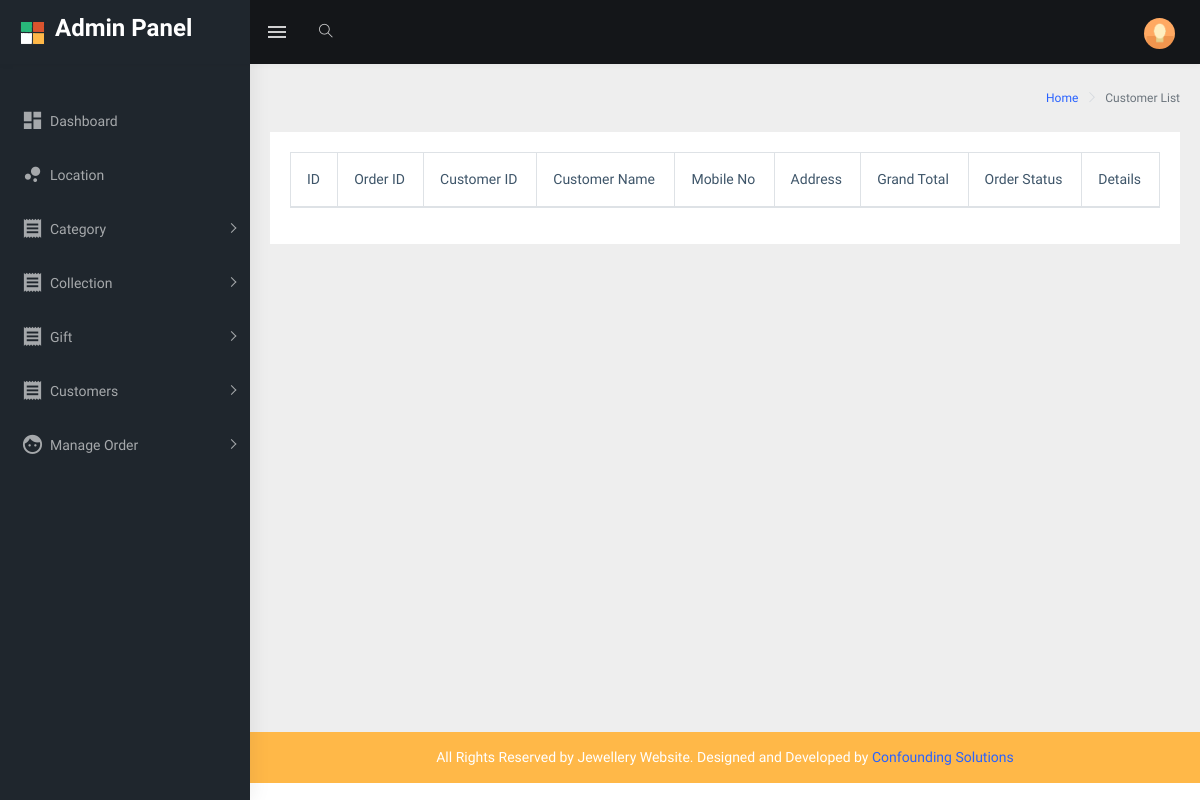
Page /admin/complete_order on the earlier database version.
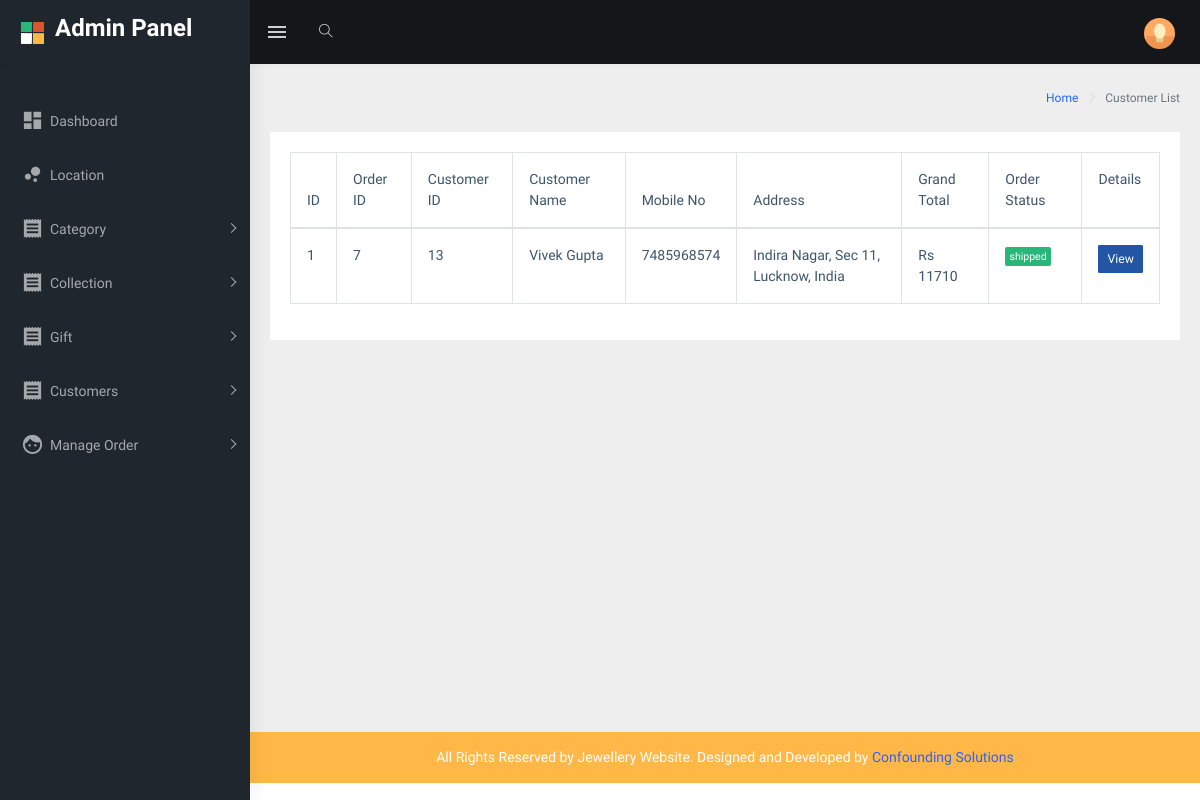
Same page on the later database version.
### tables this page shows
CREATE TABLE `orders` (
  `order_id` int(11) NOT NULL,
  `customer_id` varchar(55) NOT NULL,
  `customer_name` varchar(55) NOT NULL,
  `mobno` varchar(255) NOT NULL,
  `state` varchar(55) NOT NULL,
  `city` varchar(55) NOT NULL,
  `zipcode` varchar(55) NOT NULL,
  `address` varchar(255) NOT NULL,
  `grand_total` varchar(55) NOT NULL,
  `status` varchar(255) NOT NULL,
  `distributor` varchar(255) NOT NULL,
  `date` datetime NOT NULL DEFAULT CURRENT_TIMESTAMP
);

### application/controllers/Admin.php (called while the page is built, shortened)
<?php
class Admin extends CI_Controller {
	public function __construct()
	{
		$this->load->model('Admin_model','model');
	}
	public function complete_order()
	{
		$data['order']=$this->model->getCompleteOrder();
		$this->load->view('admin/header');
		$this->load->view('admin/sidebar');
		$this->load->view('admin/complete_order',$data);
		$this->load->view('admin/footer');
	}
}

### index.php (called while the page is built, shortened)
<?php
require_once BASEPATH.'core/CodeIgniter.php';

### application/models/Admin_model.php (called while the page is built, shortened)
<?php
class Admin_model extends CI_model
{
	public function getCompleteOrder()
	{
		$this->db->order_by('order_id','DESC');
		return $this->db->get_where('orders',array('status'=>'shipped'))->result();
	}
}
?>

### application/views/admin/complete_order.php (the view, shortened to what this page needs)
<div class="page-wrapper">
            <div class="page-breadcrumb">
                <div class="row">
                    <div class="col-12 d-flex no-block align-items-center">
                        <div class="ml-auto text-right">
                            <nav aria-label="breadcrumb">
                                <ol class="breadcrumb">
                                    <li class="breadcrumb-item"><a href="#">Home</a></li>
                                    <li class="breadcrumb-item active" aria-current="page">Customer List</li>
                                </ol>
                            </nav>
                        </div>
                    </div>
                </div>
            </div>
            <div class="container-fluid">
                <div class="row">
                    <div class="col-12">
                        <div class="card">
                            <div class="card-body">
                                <div class="table-responsive">
                                    <table id="zero_config" class="table table-hover table-bordered">
                                        <thead>
                                            <tr>
                                                <th>ID</th>
                                                <th>Order ID</th>
                                                <th>Customer ID</th>
                                                <th>Customer Name</th>
                                                <th>Mobile No</th>
                                                 <th>Address</th>
                                                <th>Grand Total</th>
                                                <th>Order Status</th>
                                                <td>Details</td>
                                            </tr>
                                        </thead>
                                        <tbody>
                                            <?php
                                            $i=1;
                                            foreach ($order as $key): ?>
                                              <tr>
                                                <td><?php echo $i; ?></td>
                                                <td><?php echo $key->order_id; ?></td>
                                                <td><?php echo $key->customer_id; ?></td>
                                                <td><?php echo $key->customer_name; ?></td>
                                                <td><?php echo $key->mobno; ?></td>
                                                <td><?php echo $key->address; ?></td>
                                                <td><?php echo 'Rs '.$key->grand_total; ?></td>
                                                <td><span class=" badge badge-success"><?php echo $key->status; ?></span></td>
                                                <td><input type="button" class="view_data btn btn-info btn-sm" name="view" value="View" id="<?php echo $key->order_id; ?>"></td>
                                            <?php $i++;endforeach ?>
                                        </tbody>
                                    </table>
                                </div>
                            </div>
                        </div>
                    </div>
                </div>
            </div>

Differences in the rows shown:
added orders: order_id "7", customer "13", customer_name "Vivek Gupta", mobno "7485968574", address "Indira Nagar, Sec 11, Lucknow, India", grand_total "11710", status "shipped"
